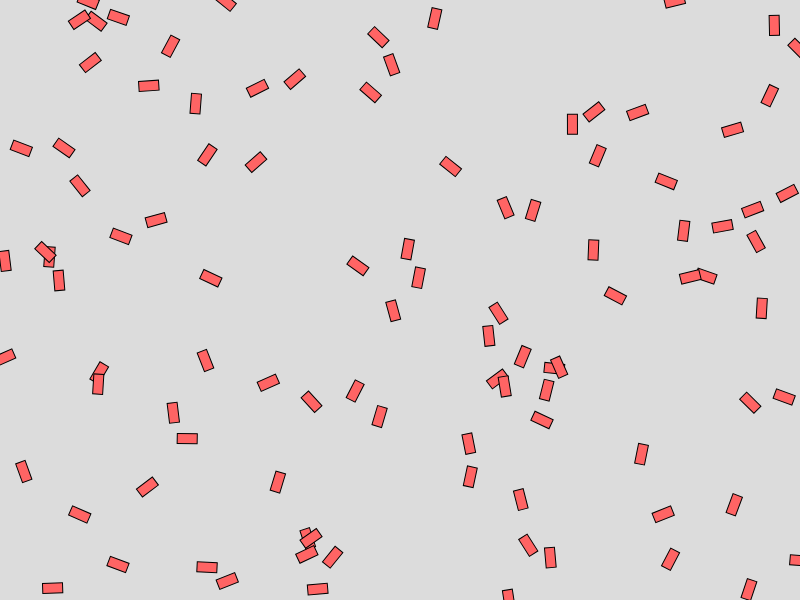
Frame 1 (no input)
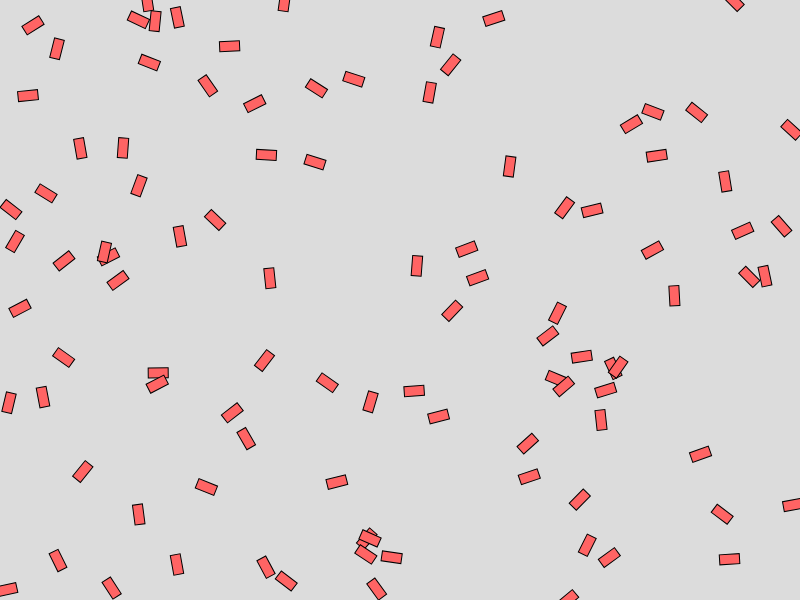
Frame 60 (no input)
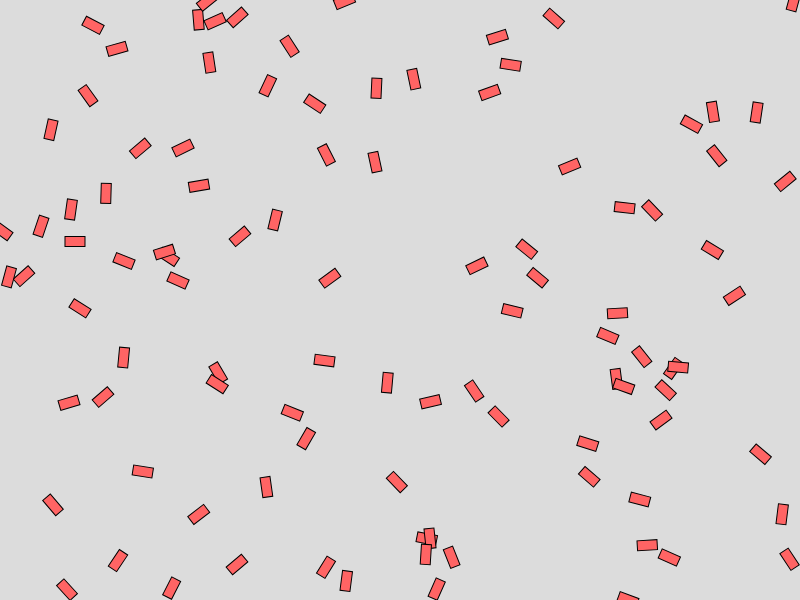
Frame 120 (the mouse pressed at the canvas centre since frame 60)

The p5.js sketch that drew these frames (run headless with seeded random() and noise() and a simulated clock; from frame 60 on, the mouse is pressed at the canvas centre):

// p5.js sketch
// ── sketch.js
let myCars = [];

function setup() {
  createCanvas(800,600);
  for (let i =0 ; i <100; i++ ){
    myCars[i]= new Car(color(255,0,0),
random(width), random(height),1, random(360));
  
}
}
function draw() {
  background(220);
   for (let j = 0; j <100; j++){
  myCars [j] .drive();   //Call methods on the object.
  myCars [j] .display();
     myCars[j].flip();
     
  
}
}
// ── car.js
class Car {
 
    constructor(tempC, tempXpos,  tempYpos,  tempXspeed,tempDegree){ 
       this.c = tempC;
        this.xpos = tempXpos;
       this.ypos = tempYpos;
        this.xspeed = tempXspeed;
      this.xdegree = tempDegree;
      
      }
      
       display (){
        push();
        stroke(0);
         fill(600,100,100);
         
         
    translate(this.xpos,this.ypos);
         rotate(radians(this.xdegree));
        rectMode(CENTER);
         rect(0,0,20,10);   
      
        pop();
      }
      
    
      drive() {
       this.xpos = this.xpos + this.xspeed; //changed all x's to y's to make the cars verticle 
        if (this.xpos > width) {
          this.xpos = 0;
        }
      }
      
      flip(){
        this.xdegree++;
      }
      
    }
// ── style.css
html,body{

    padding:0;
    margin:0;
}

    #image{
 position:absolute;
        top:10px;
        left:100px;
        z-index:2;
    }

p{

    position:absolute;
    top:20px;
    left:500px;
    z-index:1;
}

canvas{
    position:relative;
    width:100vw !important;
    height: 100vh !important;
}

    
